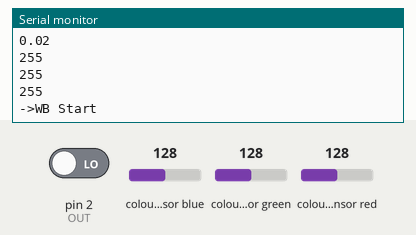
Bench run of a sketch on a simulated Arduino Uno, built with avr-gcc and run on an emulated ATmega328P. On the bench: the last lines printed to the serial monitor. Wiring (inferred from the names in the program): TCS3200 colour sensor: output pin 2; S2 pin 4; S3 pin 3; S0 pin 6; S1 pin 5. The test bench sets the inputs (shaded band); at power-on: colour sensor blue 128, colour sensor green 128, colour sensor red 128, pin 2 (OUT) LOW.

Above: at 5.2 s.
5.3 s: colour sensor blue set to 5
At 6.6 s:
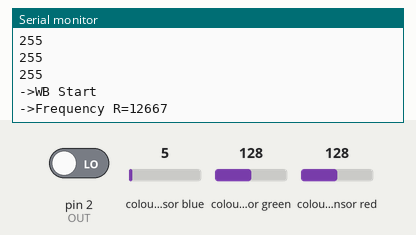
6.8 s: colour sensor green set to 5
At 7.8 s:
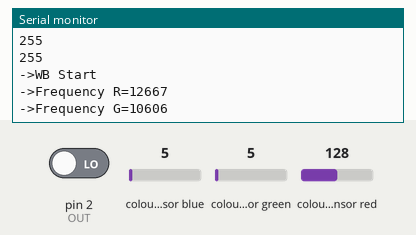
8.3 s: colour sensor red set to 5
At 12.8 s:
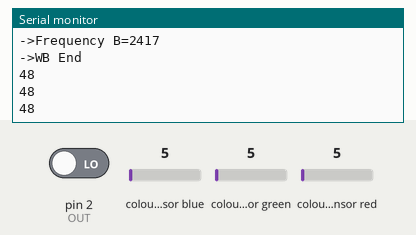
Timing chart, 0 to 14.3 s (numbered marks = the images above; inputs shaded):
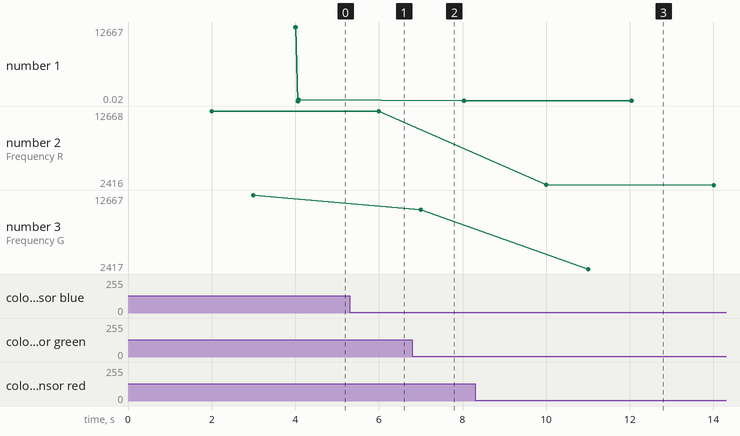

The sketch:

test2.ino
```cpp
#include <TimerOne.h>

#define S0     6   // Please notice the Pin's define
#define S1     5
#define S2     4
#define S3     3
#define OUT    2

int   g_count = 0;    // count the frequecy
int   g_array;     // store the RGB value
int   g_flag = 0;     // filter of RGB queue
float g_SF;        // save the RGB Scale factor


// Init TSC230 and setting Frequency.
void TSC_Init()
{
  pinMode(S0, OUTPUT);
  pinMode(S1, OUTPUT);
  pinMode(S2, OUTPUT);
  pinMode(S3, OUTPUT);
  pinMode(OUT, INPUT);

  digitalWrite(S0, LOW);  // OUTPUT FREQUENCY SCALING 2%
  digitalWrite(S1, HIGH);
}

// Select the filter color
void TSC_FilterColor(int Level01, int Level02)
{
  if(Level01 != 0)
    Level01 = HIGH;

  if(Level02 != 0)
    Level02 = HIGH;

  digitalWrite(S2, Level01);
  digitalWrite(S3, Level02);
}

void TSC_Count()
{
  g_count ++ ;
}

void TSC_Callback()
{
  switch(g_flag)
  {
    case 0:
         Serial.println("->WB Start");
         TSC_WB(LOW, LOW);              //Filter without Red
         break;
    case 1:
         Serial.print("->Frequency R=");
         Serial.println(g_count);
         g_array = g_count;
         TSC_WB(HIGH, HIGH);            //Filter without Green
         break;
    case 2:
         Serial.print("->Frequency G=");
         Serial.println(g_count);
         g_array = g_count;
         TSC_WB(LOW, HIGH);             //Filter without Blue
         break;

    case 3:
         Serial.print("->Frequency B=");
         Serial.println(g_count);
         Serial.println("->WB End");
         g_array = g_count;
         TSC_WB(HIGH, LOW);             //Clear(no filter)
         break;
   default:
         g_count = 0;
         break;
  }
}

void TSC_WB(int Level0, int Level1)      //White Balance
{
  g_count = 0;
  g_flag ++;
  TSC_FilterColor(Level0, Level1);
  Timer1.setPeriod(1000000);             // set 1s period
}

void setup()
{
  TSC_Init();
  Serial.begin(9600);
  Timer1.initialize();             // defaulte is 1s
  Timer1.attachInterrupt(TSC_Callback);
  attachInterrupt(0, TSC_Count, RISING);

  delay(4000);

  for(int i=0; i<3; i++)
    Serial.println(g_array);

  g_SF = 255.0/ g_array;     //R Scale factor
  g_SF = 255.0/ g_array ;    //G Scale factor
  g_SF = 255.0/ g_array ;    //B Scale factor

  Serial.println(g_SF);
  Serial.println(g_SF);
  Serial.println(g_SF);

}

void loop()
{
   g_flag = 0;
   for(int i=0; i<3; i++)
    Serial.println(int(g_array * g_SF));
   delay(4000);

}
```

Measured:
- after the input at 6.8 s, the serial monitor: prints a new line after 0.20 s (image 2)
- after the input at 8.3 s, the serial monitor: prints a new line after 1.7 s (image 3)
- plotted number 2: 12667 → 2416 after the input at 8.3 s
- plotted number 3: 12667 → 10606 after the input at 6.8 s
